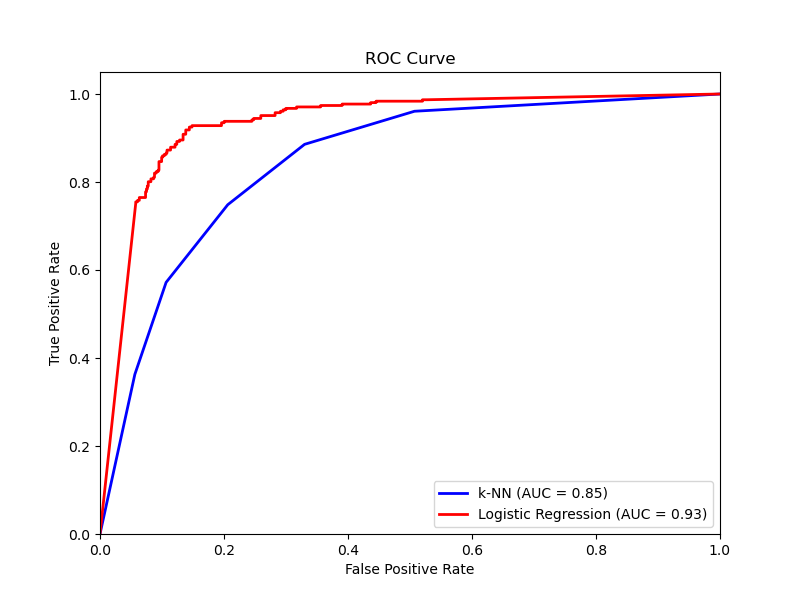

Write Python code to recreate this figure.
import numpy as np
import pandas as pd
import matplotlib.pyplot as plt
from collections import Counter
from sklearn.metrics import roc_curve,roc_auc_score

data = pd.read_csv('hw3Data/emails.csv')

X = data.iloc[:, 1:-1].values
y = data.iloc[:, -1].values

X_train = X[:4000]
y_train = y[:4000]

X_test = X[4000:]
y_test = y[4000:]


def k_nearest_neighbors(X_train, y_train, X_test, k):
    predictions = []
    for test_point in X_test:
        distances = np.linalg.norm(X_train - test_point, axis=1)
        nearest_indices = np.argsort(distances)[:k]
        nearest_labels = y_train[nearest_indices]
        label_counts = Counter(nearest_labels)
        most_common_label = label_counts.most_common(1)[0][0]
        confidence_rate = label_counts[1]/k

        predictions.append(confidence_rate)
    return np.array(predictions)

def sigmoid(z):
    return 1 / (1 + np.exp(-z))


def logistic_regression(X_train,y_train,X_test,learning_rate, num_iterations):
    num_samples, num_features = X_train.shape
    weights = np.zeros(num_features)
    
    for _ in range(num_iterations):
        linear_model = np.dot(X_train, weights)
        predictions = sigmoid(linear_model)
        
        gradient = np.dot(X_train.T, (predictions - y_train)) 
        
        weights -= learning_rate * gradient
    
    linear_model = np.dot(X_test, weights)
    predictions = sigmoid(linear_model)
    
    return predictions

k = 5
predicted_labels = k_nearest_neighbors(X_train, y_train, X_test, k)

fpr_knn, tpr_knn, thresholds = roc_curve(y_test, predicted_labels)
roc_auc_knn = roc_auc_score(y_test, predicted_labels)


learning_rate = 0.0001
num_iterations = 2000
predicted_labels = logistic_regression(X_train,y_train,X_test,learning_rate, num_iterations)
fpr_logistic, tpr_logistic, thresholds = roc_curve(y_test, predicted_labels)
roc_auc_logistic = roc_auc_score(y_test,predicted_labels)

plt.figure(figsize=(8, 6))
plt.plot(fpr_knn, tpr_knn, color='blue', lw=2, label=f'k-NN (AUC = {roc_auc_knn:.2f})')
plt.plot(fpr_logistic, tpr_logistic, color='red', lw=2, label=f'Logistic Regression (AUC = {roc_auc_logistic:.2f})')
plt.xlim([0.0, 1.0])
plt.ylim([0.0, 1.05])
plt.xlabel('False Positive Rate')
plt.ylabel('True Positive Rate')
plt.title('ROC Curve')
plt.legend(loc='lower right')
plt.savefig('2.5.png')
plt.show()
